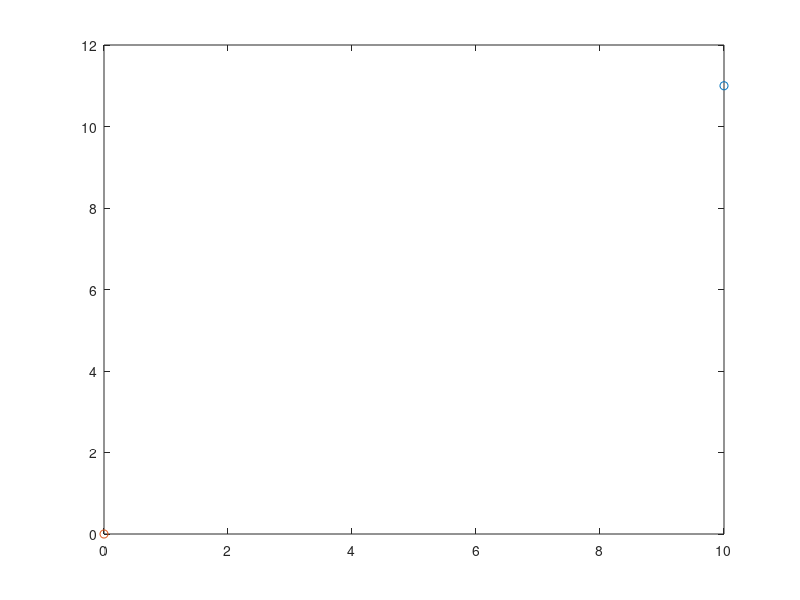

The MATLAB script that drew this image: (Note: this script raises an error after producing the figure.)
clc; clear;

% define epsilon and t final 
e = 1e-2;
tf = 10;

% calculate num of steps
nstep = tf/e;

% define constants
G = 1;
M = 1;
m = 0.1;

% define V & F
V = @(x,y) - G*m*M * (x^2 + y^2)^(-1/2);
Fx = @(x,y) - G*m*M * x * (x^2 + y^2)^(-3/2);
Fy = @(x,y) - G*m*M * y * (x^2 + y^2)^(-3/2);

% define p & q
p(1,:) = [-1 -1];
q(1,:) = [10 11];
t(1) = 0;

% define Hamiltonian
H(1) = dot(p,p)/(2*m) + V(q(1,1), q(1,2));

%% euler-cromer iteration
for i=1:nstep
    p(i+1,1) = p(i,1) + e * Fx(q(i,1), q(i,2)); % Px
    p(i+1,2) = p(i,2) + e * Fy(q(i,1), q(i,2)); % Py
    q(i+1,:) = q(i,:) + e * p(i+1,:)/m; % Q
    H(i+1,:) = dot(p(i,:),p(i,:))/(2*m) + V(q(i,1), q(i,2));
    t(i+1) = t(i) + e;
end

%% RK2
RK2_p(1,:) = p(1,:);
RK2_q(1,:) = q(1,:);
RK2_H(1,:) = H(1,:);
RK2_t(1) = t(1);

for i=1:nstep
    % k1
    RK2_k1_q(i,:) = RK2_p(i,:)/m;
    RK2_k1_p(i,1) = Fx(RK2_q(i,1), RK2_q(i,2)); % Px
    RK2_k1_p(i,2) = Fy(RK2_q(i,1), RK2_q(i,2)); % Py

    % mid for k2
    RK2_q_mid(i,:) = RK2_q(i,:) + e * 0.5 * RK2_k1_q(i,:);
    RK2_p_mid(i,:) = RK2_p(i,:) + e * 0.5 * RK2_k1_p(i,:);

    % k2
    RK2_k2_q(i,:) = RK2_p_mid(i,:)/m;
    RK2_k2_p(i,1) = Fx(RK2_q_mid(i,1), RK2_q_mid(i,2)); % Px
    RK2_k2_p(i,2) = Fy(RK2_q_mid(i,1), RK2_q_mid(i,2)); % Py

    %
    RK2_p(i+1,:) = RK2_p(i,:) + e * RK2_k2_p(i,:);
    RK2_q(i+1,:) = RK2_q(i,:) + e * RK2_k2_q(i,:);
    
    RK2_H(i+1,:) = dot(RK2_p(i,:), RK2_p(i,:)) / (2*m) +...
                   V(RK2_q(i+1,1), RK2_q(i+1,2));
    RK2_t(i+1) = RK2_t(i) + e;
end

%% PLOTS
plot3(RK2_p(:,1), RK2_p(:,2), RK2_t, 'x-', p(:,1), p(:,2), t, '.-')
title('Momentum (p vs t)')
pause;
plot3(RK2_q(:,1), RK2_q(:,2), RK2_t, 'x-', q(:,1), q(:,2), t, '.-')
title('Position (q vs t)')
pause;
%plot3(RK2_p(:,1), RK2_p(:,2), RK2_t, '.', p(:,1), p(:,2), t, '.')
title('Phase space diagram(p vs q)')
pause;
plot(RK2_t, RK2_H(:,1), 'x-', t, H(:,1), '.-')
title('Hamiltonian (H vs t)')
pause;

%% SIMULATION
for i=1:nstep
    %hold on
    p = plot(q(i,1), q(i,2), 'o', 0,0,'o');
    p(2).MarkerSize = 10;
    xlim([-15 15]);
    ylim([-15 15]);
    pause(0.01);
    %hold off
end